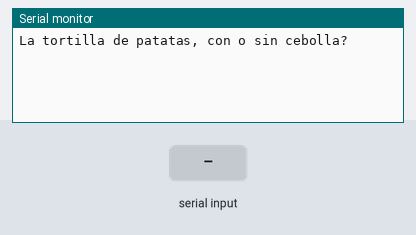
Simulated run of this sketch. Board: Arduino Uno, built with avr-gcc and run on an emulated ATmega328P. Parts: the last lines printed to the serial monitor. The inputs (shaded band) are chosen by the test bench.

Above: at 1.2 s.
1.3 s: "c" received over Serial
At 2.0 s:
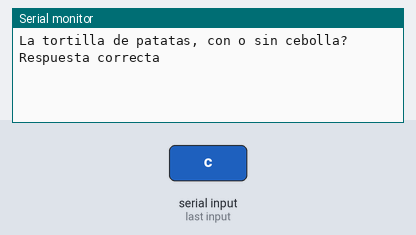
2.8 s: "s" received over Serial
At 3.1 s:
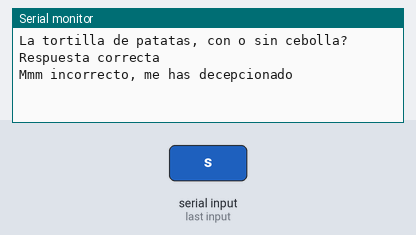
4.3 s: "1" received over Serial
At 5.5 s:
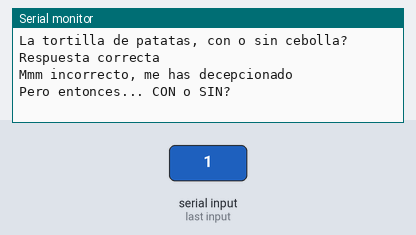

The sketch:

switch_serial_comm.ino
```cpp
/**
 * Usando el Switch para tomar decisiones
 **/

void setup() {
  // Iniciamos conexion con puerto de serie
  Serial.begin(19200); // Baudrate correspondiente
  // Enviamos una pregunta
  Serial.println("La tortilla de patatas, con o sin cebolla?");
}

void loop() {
  // Declaramos la variable para guardar las respuestas
  int comando  = 'c';
  // Si hay datos para leer, los guardamos
  if(Serial.available()>0){
    comando = Serial.read();

    // Comprobamos la respuesta y realizamos la accion correspondiente
    switch(comando){
    case 'c':
      Serial.println("Respuesta correcta");
      break;
    case 's':
      Serial.println("Mmm incorrecto, me has decepcionado");
      break;
    default:
      Serial.println("Pero entonces... CON o SIN?");
      break;
    }
  }
}
```

Measured:
- after the input at 1.3 s, the serial monitor: prints a new line at once (image 1)
- after the input at 2.8 s, the serial monitor: prints a new line at once (image 2)
- after the input at 4.3 s, the serial monitor: prints a new line at once (image 3)
